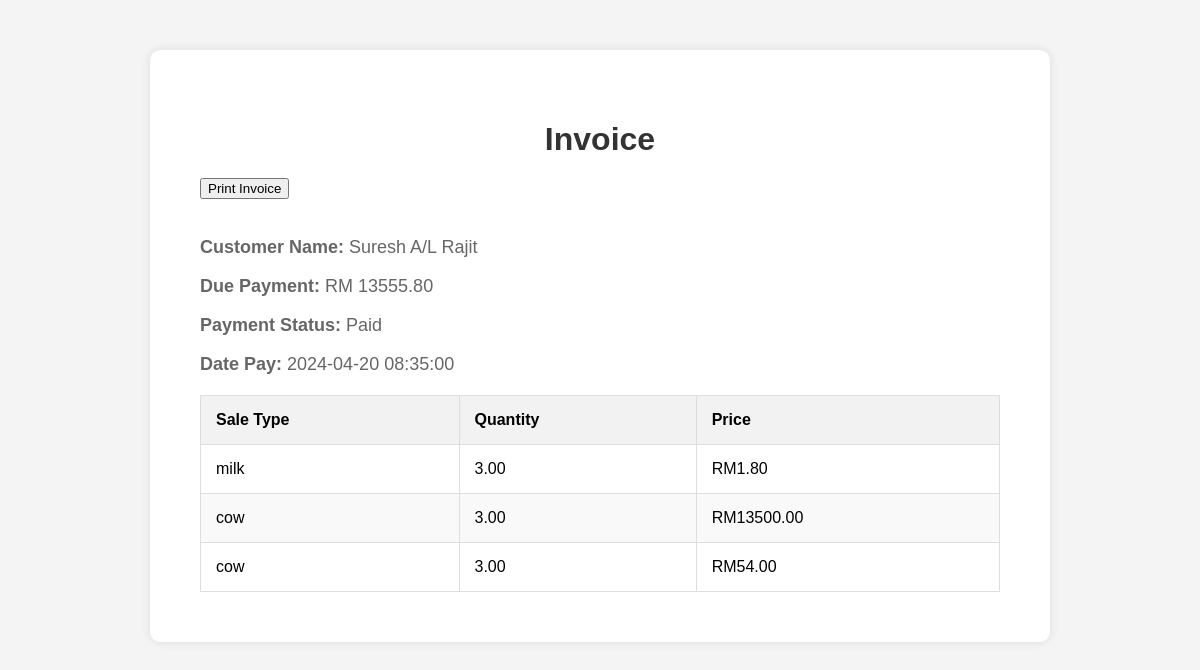
Screenshot of /invoice.php?customer_id=18 (signed in) with the database file from the repository.
### tables this page shows
CREATE TABLE `customer` (
  `customer_id` int(11) NOT NULL,
  `name` varchar(255) NOT NULL,
  `due_pay` decimal(10,2) NOT NULL,
  `status_pay` enum('Paid','Pending') NOT NULL,
  `created_at` datetime NOT NULL
);

CREATE TABLE `sales_record` (
  `record_id` int(11) NOT NULL,
  `customer_id` int(11) NOT NULL,
  `sale_type` enum('milk','cow') NOT NULL,
  `item_id` int(11) NOT NULL,
  `quantity` decimal(10,2) NOT NULL,
  `price` decimal(10,2) NOT NULL,
  `sale_date` datetime NOT NULL
);

### invoice.php (the view, shortened to what this page needs)
<?php
include 'db.php';
$customer_id = $_GET['customer_id'];
$customer_query = $conn->prepare("SELECT name, due_pay, status_pay, created_at FROM customer WHERE customer_id = ?");
$customer_query->bind_param("i", $customer_id);
$customer_query->execute();
$customer_query->bind_result($customer_name, $due_pay, $status_pay, $created_at);
$sales_records = [];
$sales_query = $conn->prepare("SELECT sale_type, quantity, price FROM sales_record WHERE customer_id = ?");
$sales_query->bind_param("i", $customer_id);
$sales_query->execute();
$sales_query->bind_result($sale_type, $quantity, $price);
while ($sales_query->fetch()) {
    $sales_records[] = [
        'sale_type' => $sale_type,
        'quantity' => $quantity,
        'price' => $price
    ];
}
?>
<!DOCTYPE html>
<html>
<head>
    <link rel="stylesheet" type="text/css" href="styleinvoice.css">
</head>
<body>
    <div class="container">
        <h1>Invoice</h1>
        <button class="no-print" onclick="window.print()">Print Invoice</button>
        <p><strong>Customer Name:</strong> <?php echo htmlspecialchars($customer_name); ?></p>
        <p><strong>Due Payment:</strong> RM <?php echo htmlspecialchars($due_pay); ?></p>
        <p><strong>Payment Status:</strong> <?php echo htmlspecialchars($status_pay); ?></p>
        <p><strong>Date Pay:</strong> <?php echo htmlspecialchars($created_at); ?></p>
        <table>
            <thead>
                <tr>
                    <th>Sale Type</th>
                    <th>Quantity</th>
                    <th>Price</th>
                </tr>
            </thead>
            <tbody>
                <?php foreach ($sales_records as $record): ?>
                <tr>
                    <td><?php echo htmlspecialchars($record['sale_type']); ?></td>
                    <td><?php echo htmlspecialchars($record['quantity']); ?></td>
                    <td>RM<?php echo htmlspecialchars($record['price']); ?></td>
                </tr>
                <?php endforeach; ?>
            </tbody>
        </table>
    </div>
</body>
</html>

### styleinvoice.css (style rules this page uses)
body { font-family: Arial, sans-serif; margin: 0; padding: 0; background-color: #f4f4f4; }
.container { padding: 50px; max-width: 800px; margin: 50px auto; background-color: #fff; box-shadow: 0 0 10px rgba(0, 0, 0, 0.1); border-radius: 10px; }
h1 { color: #333; text-align: center; margin-bottom: 20px; }
p { font-size: 18px; color: #666; }
table { width: 100%; border-collapse: collapse; margin-top: 20px; }
table, th, td { border: 1px solid #ddd; }
th, td { padding: 15px; text-align: left; }
th { background-color: #f2f2f2; }
tbody tr:nth-child(even) { background-color: #f9f9f9; }
.no-print { margin-bottom: 20px; }

### rows the page displays
customer: name "Suresh A/L Rajit", due_pay "13555.80", status_pay "Paid", created_at "2024-04-20 08:35:00"
sales_record: sale_type "milk", quantity "3.00", price "1.80"
sales_record: sale_type "cow", quantity "3.00", price "13500.00"
sales_record: sale_type "cow", quantity "3.00", price "54.00"
